Frame 1 (no input): blank canvas, image omitted
Frame 60 (no input): blank canvas, image omitted
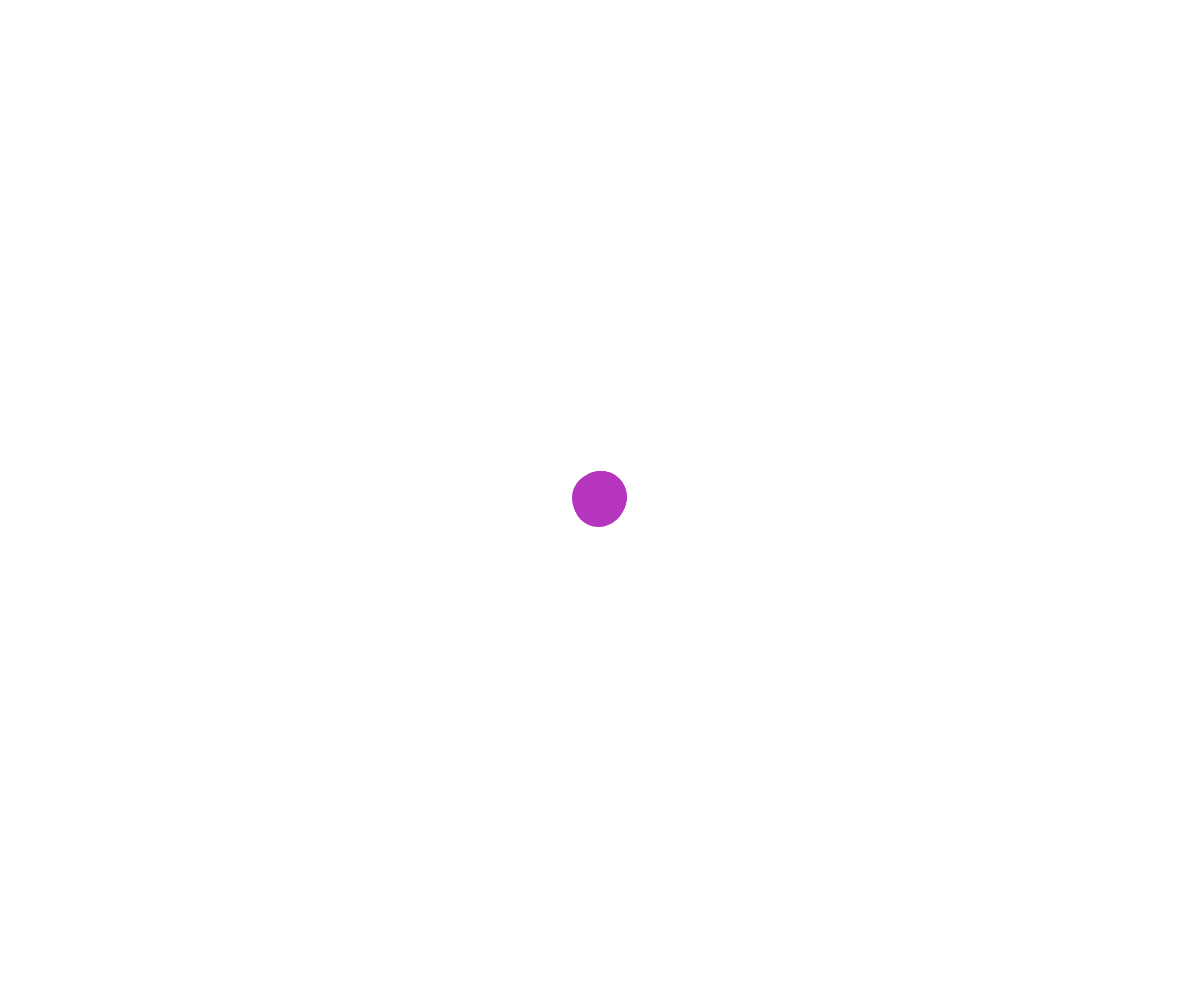
Frame 120 (the mouse pressed at the canvas centre since frame 60)

The p5.js sketch whose frames 1 and 60 were blank and that drew this single picture after the mouse press (run headless with seeded random() and noise() and a simulated clock; from frame 60 on, the mouse is pressed at the canvas centre):

// p5.js sketch
// ── sketch.js
// create a class called Planet
class Planet {
  // create an x,y position
  constructor(x, y) {
    this.x = x;
    this.y = y;
    // create a random color for the planet
    this.color = color(random(255), random(255), random(255));
  }
  // draw the planet as a circle
  draw() {
    // wiggle the planet's position slightly
    this.x += random(-1, 1);
    this.y += random(-1, 1);
    // set the fill color to the planet's color
    fill(this.color);
    // no outline
    noStroke();
    // draw the planet as a circle
    ellipse(this.x, this.y, 50, 50);
  }
}

// create a array to hold the planets
let planets = [];

function setup() {
  // Create a canvas that fills the entire window
  createCanvas(windowWidth, windowHeight);
}

function draw() {
  // white background
  // draw all the planets
  for (let planet of planets) {
    planet.draw();
  }
}

// when the mouse is pressed
function mousePressed() {
  // create a new planet at the mouse position
  let newPlanet = new Planet(mouseX, mouseY);
  // add the new planet to the array
  planets.push(newPlanet);
}
